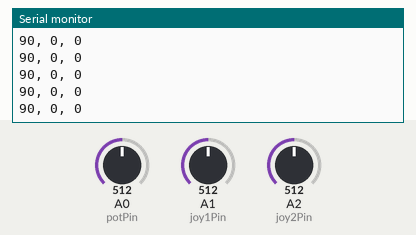
Simulated run of this sketch. Board: Arduino Uno, built with avr-gcc and run on an emulated ATmega328P. Shown: the last lines printed to the serial monitor. The inputs (shaded band) are chosen by the test bench; at power-on: A1 (joy1Pin) = 512, A0 (potPin) = 512, A2 (joy2Pin) = 512. No radio packets arrive unless stated.

Above: at 1.2 s.
1.3 s: A1 (joy1Pin) set to 435
At 2.1 s:
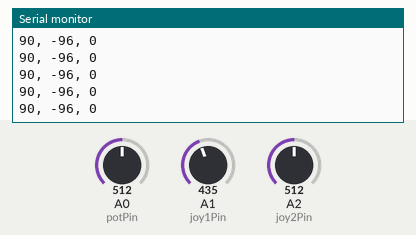
2.8 s: A1 (joy1Pin) set to 413
At 3.7 s:
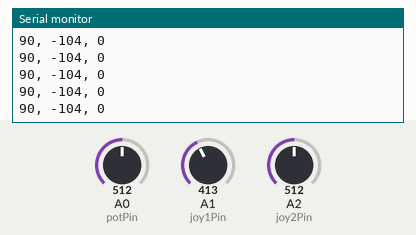
8.8 s: A0 (potPin) set to 964
At 9.5 s:
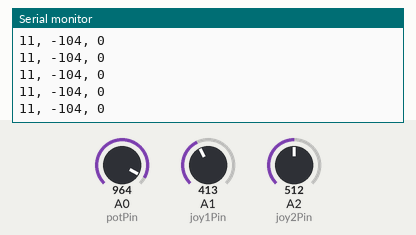
11.8 s: A0 (potPin) set to 983
At 12.8 s:
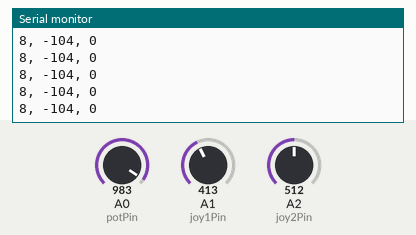
Timing chart, 0 to 14.3 s (numbered marks = the images above; inputs shaded):
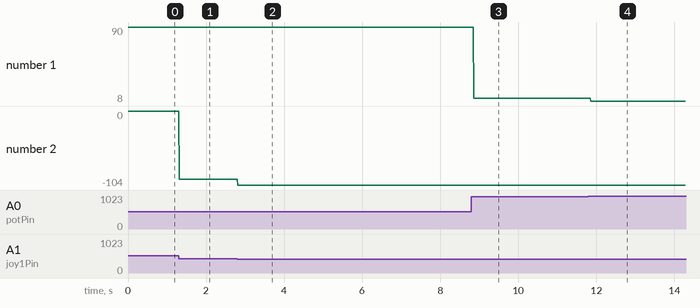

The sketch:

RC_Tank_Remote.ino
```cpp
#include <SPI.h>
#include <nRF24L01.h>
#include <RF24.h>

// radio
RF24 radio(9, 10);
const byte address[6] = "00001";
int data[3];
int interval = 10;

// potentiometer
int potPin = A0;
int potVal = -1;

// joystick one
int joy1Pin = A1;
int joy1Val = -1;
int joy1Tol = 12;

// joystick two
int joy2Pin = A2;
int joy2Val = -1;
int joy2Tol = 4;

int minPWM = 70;
int maxPWM = 245;

void setup() {
  // serial
  Serial.begin(9600);
  Serial.println("INIT");

  // radio
  radio.begin();
  radio.openWritingPipe(address);
  radio.setPALevel(RF24_PA_MAX);
  radio.stopListening();

  // potentiometer and joysticks
  pinMode(potPin, INPUT);
  pinMode(joy1Pin, INPUT);
  pinMode(joy2Pin, INPUT);
}

void loop() {
  // store sensor values
  potVal = map(analogRead(potPin), 0, 1023, 180, 0);
  joy1Val = map(analogRead(joy1Pin), 0, 1023, -255, 255);
  joy2Val = map(analogRead(joy2Pin), 0, 1023, -255, 255);

  // rounds off joystick values
  if (abs(joy1Val) < joy1Tol) {
    joy1Val = 0;
  }

  if (abs(joy2Val) < joy2Tol) {
    joy2Val = 0;
  }

  // maps joystick values
  if (joy1Val < 0) {
//    joy1Val = expMap(abs(joy1Val), 0, 255, 0, 255, 2);
    joy1Val = map(abs(joy1Val), 0, 255, minPWM, maxPWM);
    joy1Val *= -1;
  } else {
//    joy1Val = expMap(joy1Val, 0, 255, 0, 255, 2);
    joy1Val = map(joy1Val, 0, 255, minPWM, maxPWM);
  }

  if (joy2Val < 0) {
//    joy2Val = expMap(abs(joy2Val), 0, 255, 0, 255, 2);
    joy2Val = map(abs(joy2Val), 0, 255, minPWM, maxPWM);
    joy2Val *= -1;
  } else {
//    joy2Val = expMap(joy2Val, 0, 255, 0, 255, 2);
    joy2Val = map(joy2Val, 0, 255, minPWM, maxPWM);
  }

  // rounds off joystick values
  if (abs(joy1Val) - minPWM < joy1Tol) {
    joy1Val = 0;
  }

  if (abs(joy2Val) - minPWM < joy2Tol) {
    joy2Val = 0;
  }


  // store data and send it
  data[0] = potVal;
  data[1] = joy1Val;
  data[2] = joy2Val;

  radio.write(data, sizeof(data));

  // print data
  Serial.print(data[0]);
  Serial.print(", ");
  Serial.print(data[1]);
  Serial.print(", ");
  Serial.print(data[2]);
  Serial.println();

  delay(interval);
}

// logarithmic mapping
long logMap(long x, long in_min, long in_max, long out_min, long out_max, int b) {
  double a = (out_max - out_min)/log(b, in_max + 1 - in_min);

  return a * log(b, x + 1 - in_min) + out_min;
}

// logarithm function with base parameter for convenience
double log(int b, long x) {
  return log(x)/log(b);
}

// exponential mapping
long expMap(long x, long in_min, long in_max, long out_min, long out_max, int b) {
  double a = log(b, out_max + 2 - out_min)/(in_max - in_min);

  return pow(b, a * (x - in_min)) - 1 + out_min;
}
```

Measured:
- after the input at 1.3 s, the serial monitor: prints a new line at once (image 1)
- after the input at 2.8 s, the serial monitor: prints a new line at once (image 2)
- after the input at 8.8 s, the serial monitor: prints a new line after 0.06 s (image 3)
- after the input at 11.8 s, the serial monitor: prints a new line after 0.06 s (image 4)
- plotted number 1: 90 → 11 after the input at 8.8 s, 11 → 8 after the input at 11.8 s
- plotted number 2: 0 → -96 after the input at 1.3 s, -96 → -104 after the input at 2.8 s
